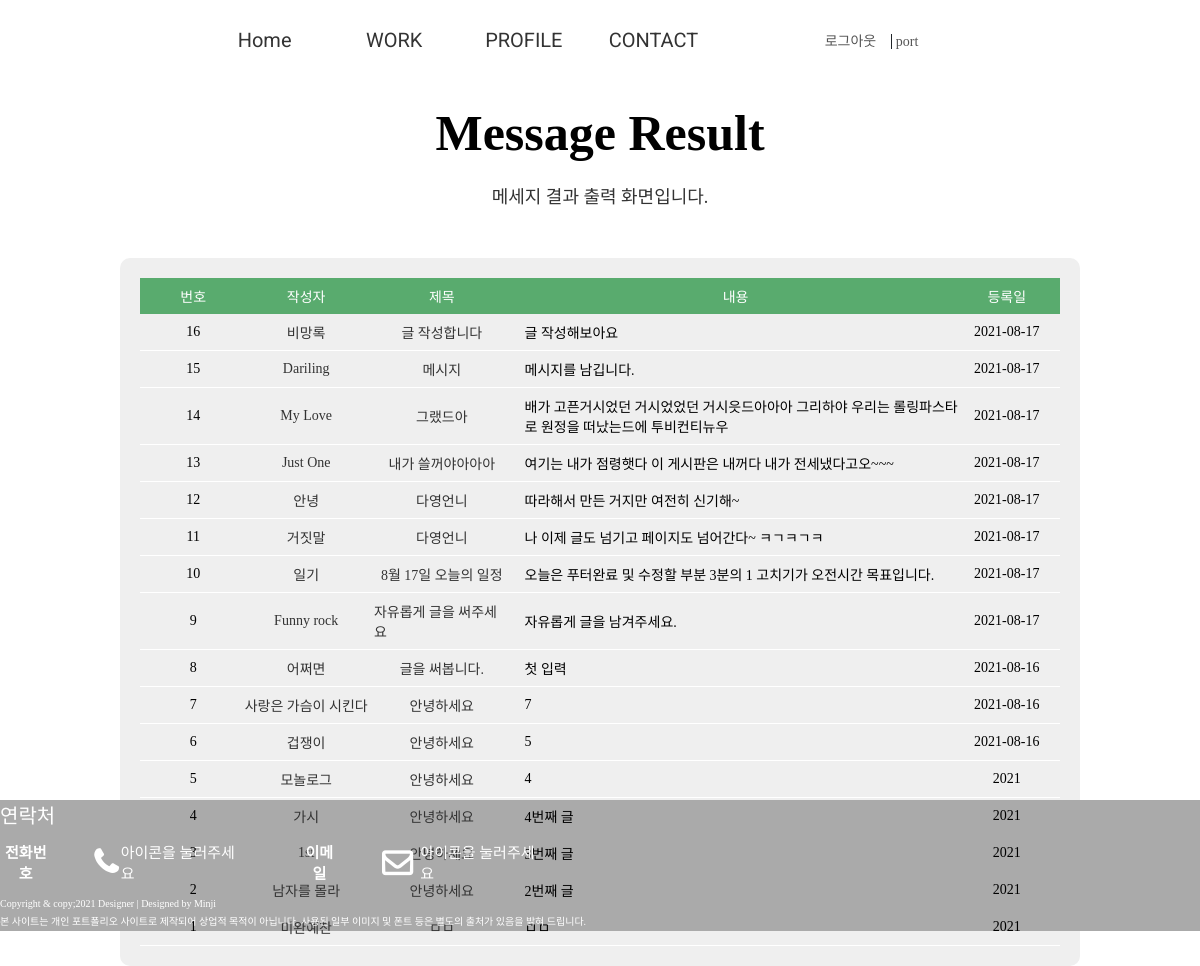
Page /pages/write_search.php (signed in) on the committed database.
### tables this page shows
CREATE TABLE `portfolio_write` (
  `Portfolio_idx` int(11) NOT NULL COMMENT '포트폴리오 고유번호',
  `Portfolio_writer` varchar(50) NOT NULL COMMENT '글 작성자',
  `Portfolio_tit` varchar(50) NOT NULL COMMENT '포트폴리오 글 제목',
  `Portfolio_con` text NOT NULL COMMENT '포트폴리오 내용',
  `Portfoilo_reg` varchar(20) NOT NULL COMMENT '포트폴리오 등록일'
);

### pages/write_search.php (the view, shortened to what this page needs)
<!DOCTYPE html>
<html lang="en">
<head>
 <link rel="stylesheet" href="https://cdnjs.cloudflare.com/ajax/libs/font-awesome/4.7.0/css/font-awesome.min.css">
 <link rel="stylesheet" href="/portfolio-cover/css/reset.css">
 <link rel="stylesheet" href="/portfolio-cover/css/style.css">
</head>
<body>
 <div id="wrap">
 <?php include $_SERVER["DOCUMENT_ROOT"]."/portfolio-cover/include/header.php"; ?>
 <section id="contact">
   <div class="center">
      <div class="tit_box">
        <h2>Message Result</h2>
        <p>메세지 결과 출력 화면입니다.</p>
      </div>
      <div class="comm_table comm_center">
       <ul class="comm_row">
       <li class="comm_tit">
        <span>번호</span>
        <span>작성자</span>
        <span>제목</span>
        <span>내용</span>
        <span>등록일</span>
       </li>
       <?php
        $search_select=$_POST['qna_search'];
        $search_input= $_POST['search_txt'];
        if($search_select == 'writer_search'){
          $sql_search ="SELECT * FROM portfolio_write WHERE Portfolio_writer LIKE '%$search_input%'ORDER BY Portfolio_idx DESC";
         } else{
          $sql_search ="SELECT * FROM  portfolio_write WHERE Portfolio_tit LIKE '%$search_input%'ORDER BY Portfolio_idx DESC";
         }
        $search_result = mysqli_query($dbConn,$sql_search);
        $search_result_num = mysqli_num_rows($search_result);
        if(!$search_result_num){
         echo "
         <li>데이터가 존재하지 않습니다. 검색 조건 및 검색어를 확인해주세요.</li>
         ";
        } else{
         while($search_result_row = mysqli_fetch_array($search_result)){
          $search_idx = $search_result_row['Portfolio_idx'];
          $search_writer = $search_result_row['Portfolio_writer'];
          $search_tit = $search_result_row['Portfolio_tit'];
          $search_con = $search_result_row['Portfolio_con'];
          $search_reg = $search_result_row['Portfoilo_reg'];
        ?>
        <li class="comm_con">
         <span><?=$search_idx?></span>
         <span><a href="#"><?=$search_writer?></a></span>
         <span><a href="#"><?=$search_tit?></a></span>
         <span><?=$search_con?></span>
         <span><?=$search_reg?></span>
        </li>
        <?php } } ?>
       </ul>
      </div>
      </div>
    </div>
 <?php include $_SERVER["DOCUMENT_ROOT"]."/portfolio-cover/include/footer.php"; ?>
</body>
</html>

### css/style.css (style rules this page uses)
#wrap { width:100%;height:100vh;margin:auto;max-width:1530px; }
#wrap #contact { width:100%;height:90%;margin-top: 1%; }
#wrap #contact .comm_center { width:80%;margin:auto; }
#wrap #contact .comm_table { background:#efefef;padding:20px; border-radius: 10px; }
#wrap #contact .comm_table li { padding:8px;display:flex; }
#wrap #contact .comm_table li span:nth-child(1) { width:10%; }
#wrap #contact .comm_table li span:nth-child(2) { width:15% }
#wrap #contact .comm_table li span:nth-child(3) { width:15%; }
#wrap #contact .comm_table li span:nth-child(4) { width:50%; }
#wrap #contact .comm_table li span:nth-child(5) { width:10%; }
#wrap #contact .comm_table li.comm_tit { background:#59ab6e;color:#fff; }
#wrap #contact .comm_table li.comm_tit span { text-align: center; }
#wrap #contact .comm_table li.comm_con { border-bottom:1px solid #fff; }
#wrap #contact .comm_table li.comm_con span { display:flex; align-items:center;justify-content: center; }
#wrap #contact .comm_table li.comm_con span:nth-child(4) { text-align:flex-start;justify-content: flex-start; padding-left:15px; }
#contact .tit_box h2 { font-weight:600;margin-top:1%; }

### rows in the picture
portfolio_write: Portfolio_idx "16", Portfolio_writer "비망록", Portfolio_tit "글 작성합니다", Portfolio_con "글 작성해보아요", Portfoilo_reg "2021-08-17"
portfolio_write: Portfolio_idx "15", Portfolio_writer "Dariling", Portfolio_tit "메시지", Portfolio_con "메시지를 남깁니다.", Portfoilo_reg "2021-08-17"
portfolio_write: Portfolio_idx "14", Portfolio_writer "My Love", Portfolio_tit "그랬드아", Portfolio_con "배가 고픈거시었던 거시었었던 거시읏드아아아 그리하야 우리는 롤링파스타로 원정을 떠났는드에 투비컨티뉴우", Portfoilo_reg "2021-08-17"
portfolio_write: Portfolio_idx "13", Portfolio_writer "Just One", Portfolio_tit "내가 쓸꺼야아아아", Portfolio_con "여기는 내가 점령햇다 이 게시판은 내꺼다 내가 전세냈다고오~~~", Portfoilo_reg "2021-08-17"
portfolio_write: Portfolio_idx "12", Portfolio_writer "안녕", Portfolio_tit "다영언니", Portfolio_con "따라해서 만든 거지만 여전히 신기해~", Portfoilo_reg "2021-08-17"
portfolio_write: Portfolio_idx "11", Portfolio_writer "거짓말", Portfolio_tit "다영언니", Portfolio_con "나 이제 글도 넘기고 페이지도 넘어간다~ ㅋㄱㅋㄱㅋ", Portfoilo_reg "2021-08-17"
portfolio_write: Portfolio_idx "10", Portfolio_writer "일기", Portfolio_tit "8월 17일 오늘의 일정", Portfolio_con "오늘은 푸터완료 및 수정할 부분 3분의 1 고치기가 오전시간 목표입니다.", Portfoilo_reg "2021-08-17"
portfolio_write: Portfolio_idx "9", Portfolio_writer "Funny rock", Portfolio_tit "자유롭게 글을 써주세요", Portfolio_con "자유롭게 글을 남겨주세요.", Portfoilo_reg "2021-08-17"
portfolio_write: Portfolio_idx "8", Portfolio_writer "어쩌면", Portfolio_tit "글을 써봅니다.", Portfolio_con "첫 입력", Portfoilo_reg "2021-08-16"
portfolio_write: Portfolio_idx "7", Portfolio_writer "사랑은 가슴이 시킨다", Portfolio_tit "안녕하세요", Portfolio_con "7", Portfoilo_reg "2021-08-16"
portfolio_write: Portfolio_idx "6", Portfolio_writer "겁쟁이", Portfolio_tit "안녕하세요", Portfolio_con "5", Portfoilo_reg "2021-08-16"
portfolio_write: Portfolio_idx "5", Portfolio_writer "모놀로그", Portfolio_tit "안녕하세요", Portfolio_con "4", Portfoilo_reg "2021"
portfolio_write: Portfolio_idx "4", Portfolio_writer "가시", Portfolio_tit "안녕하세요", Portfolio_con "4번째 글", Portfoilo_reg "2021"
portfolio_write: Portfolio_idx "3", Portfolio_writer "1st", Portfolio_tit "안녕하세요", Portfolio_con "3번째 글", Portfoilo_reg "2021"
portfolio_write: Portfolio_idx "2", Portfolio_writer "남자를 몰라", Portfolio_tit "안녕하세요", Portfolio_con "2번째 글", Portfoilo_reg "2021"
portfolio_write: Portfolio_idx "1", Portfolio_writer "미완예찬", Portfolio_tit "ㅁㅁ", Portfolio_con "ㅁㅁ", Portfoilo_reg "2021"

### other values in the picture
$userid "port"
